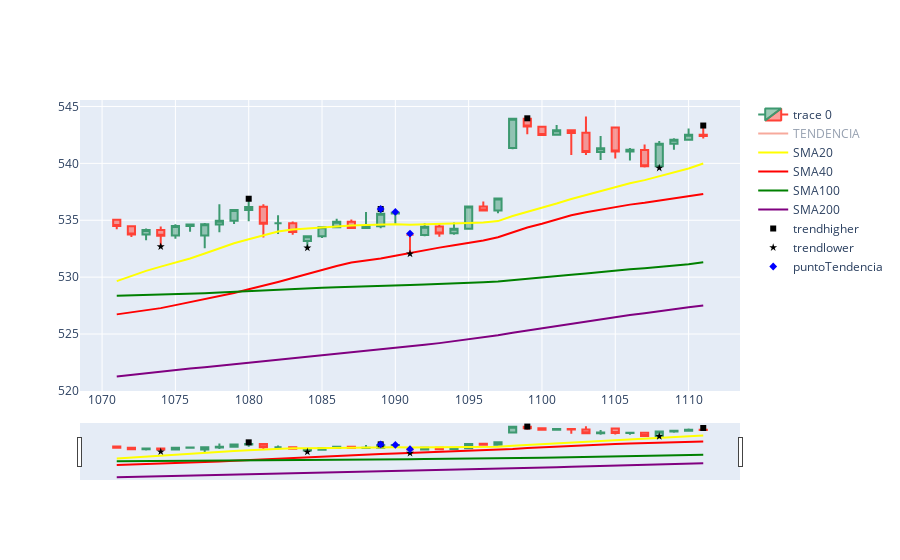

Notebook source saved alongside this figure:
### Code cell
id_caso=27
symbol='SPY'

dfpl = df_h4.query("companyName==@symbol and id_posiblepm40==@id_caso")

fig = go.Figure(data=[go.Candlestick(x=dfpl.index,
                open=dfpl['open'],
                high=dfpl['high'],
                low=dfpl['low'],
                close=dfpl['close'])])

#company = df_casos['companyName'][i]
#tupla = dfpl[dfpl["ind_posicion"]==0]
tupla = dfpl.query("ind_posicion==0")
candle = tupla.index[0]
backcandles = 20
window = 0

sl_highs, interc_highs,  r_sq_h = collect_channel2(candle, backcandles, window, id_caso)
x = np.array(range(candle-backcandles-window, candle+5))
fig.add_trace(go.Scatter(x=x, y=sl_highs*x + interc_highs, mode='lines', name='TENDENCIA'))
fig.add_trace(go.Scatter(x=dfpl.index, y=dfpl["SMA20"], mode='lines', name='SMA20', line=dict(color="Yellow")))
fig.add_trace(go.Scatter(x=dfpl.index, y=dfpl["SMA40"], mode='lines', name='SMA40', line=dict(color="Red")))
fig.add_trace(go.Scatter(x=dfpl.index, y=dfpl["SMA100"], mode='lines', name='SMA100', line=dict(color="green")))
fig.add_trace(go.Scatter(x=dfpl.index, y=dfpl["SMA200"], mode='lines', name='SMA200', line=dict(color="purple")))
fig.add_trace(go.Scatter(x=dfpl.index, y=dfpl["trendhigher"], mode='markers', name='trendhigher', line=dict(color="black"), marker_symbol="square"))
fig.add_trace(go.Scatter(x=dfpl.index, y=dfpl["trendlower"], mode='markers', name='trendlower', line=dict(color="black"), marker_symbol="star" ))
fig.add_trace(go.Scatter(x=dfpl.index, y=dfpl["ind_high"], mode='markers', name='puntoTendencia', line=dict(color="blue"), marker_symbol="diamond" ))
#fig.add_trace(go.Scatter(df_h3.query("companyName=='AAPL' and id_posiblepm40==1")['datetime'], df_h3.query("companyName=='AAPL' and id_posiblepm40==1")['close_max'], color='red', label = 'Cambio tendencia bajista')
#fig = px.scatter(df, x="sepal_width", y="sepal_length", color="species")
#plt.plot(df_d2.query("companyName=='AAPL'")['date'], df_d2.query("companyName=='AAPL'")['SMA100'], color='red', label = 'SMA100')
#plt.plot(df_d2.query("companyName=='AAPL'")['date'], df_d2.query("companyName=='AAPL'")['SMA200'], color='green', label = 'SMA200')
fig.show()

### Figure 1 — Plotly figure (JSON) as saved in the notebook; plotly's stock layout.template omitted (floating-point values rounded to 4 significant figures)
{"data": [{"close": [534.5, 533.7, 534.1, 533.6, 534.5, 534.6, 534.6, 535.0, 535.9, 536.2, 534.7, 534.7, 534.0, 533.6, 534.4, 534.9, 534.3, 534.5, 535.6, 535.7, 533.7, 534.4, 533.8, 534.2, 536.2, 535.9, 536.9, 543.9, 543.2, 542.5, 542.9, 542.7, 541.0, 541.3, 541.0, 541.2, 539.8, 541.7, 542.1, 542.5, 542.4], "high": [535.0, 534.5, 534.3, 534.5, 534.6, 534.7, 534.8, 536.4, 535.9, 536.9, 536.4, 535.4, 534.9, 533.6, 534.4, 535.1, 535.1, 535.7, 536.0, 535.7, 533.8, 534.7, 534.8, 534.8, 536.2, 536.6, 537.0, 543.9, 544.0, 543.3, 543.4, 542.9, 544.1, 542.4, 543.2, 541.3, 541.7, 542.0, 542.2, 543.1, 543.3], "low": [534.2, 533.5, 533.2, 532.7, 533.4, 534.0, 532.5, 534.0, 534.7, 534.9, 533.5, 533.8, 533.7, 532.6, 533.4, 534.3, 534.3, 534.2, 534.3, 534.7, 532.0, 533.6, 533.5, 533.7, 534.2, 535.8, 535.6, 541.2, 542.6, 542.5, 542.4, 540.7, 540.7, 540.3, 540.4, 540.2, 539.6, 539.6, 541.2, 542.0, 542.2], "open": [535.0, 534.5, 533.7, 534.1, 533.7, 534.5, 533.7, 534.6, 535.0, 535.9, 536.2, 534.7, 534.7, 533.2, 533.6, 534.4, 534.9, 534.3, 534.5, 535.6, 533.7, 533.7, 534.5, 533.9, 534.2, 536.2, 535.9, 541.4, 543.9, 543.2, 542.5, 542.9, 542.7, 541, 543.2, 541.0, 541.2, 539.8, 541.7, 542.1, 542.5], "type": "candlestick", "x": [1071, 1072, 1073, 1074, 1075, 1076, 1077, 1078, 1079, 1080, 1081, 1082, 1083, 1084, 1085, 1086, 1087, 1088, 1089, 1090, 1091, 1092, 1093, 1094, 1095, 1096, 1097, 1098, 1099, 1100, 1101, 1102, 1103, 1104, 1105, 1106, 1107, 1108, 1109, 1110, 1111]}, {"mode": "lines", "name": "TENDENCIA", "type": "scatter", "visible": "legendonly", "x": [1071, 1072, 1073, 1074, 1075, 1076, 1077, 1078, 1079, 1080, 1081, 1082, 1083, 1084, 1085, 1086, 1087, 1088, 1089, 1090, 1091, 1092, 1093, 1094, 1095], "y": [555.7, 554.7, 553.6, 552.5, 551.4, 550.3, 549.3, 548.2, 547.1, 546.0, 544.9, 543.8, 542.8, 541.7, 540.6, 539.5, 538.4, 537.3, 536.3, 535.2, 534.1, 533.0, 531.9, 530.9, 529.8]}, {"line": {"color": "Yellow"}, "mode": "lines", "name": "SMA20", "type": "scatter", "x": [1071, 1072, 1073, 1074, 1075, 1076, 1077, 1078, 1079, 1080, 1081, 1082, 1083, 1084, 1085, 1086, 1087, 1088, 1089, 1090, 1091, 1092, 1093, 1094, 1095, 1096, 1097, 1098, 1099, 1100, 1101, 1102, 1103, 1104, 1105, 1106, 1107, 1108, 1109, 1110, 1111], "y": [529.6, 530.1, 530.6, 530.9, 531.3, 531.6, 532.1, 532.5, 533.0, 533.3, 533.7, 534.0, 534.2, 534.3, 534.4, 534.5, 534.5, 534.6, 534.6, 534.7, 534.6, 534.6, 534.6, 534.7, 534.8, 534.8, 534.9, 535.4, 535.7, 536.1, 536.5, 536.9, 537.2, 537.6, 537.9, 538.3, 538.5, 538.9, 539.2, 539.6, 540.0]}, {"line": {"color": "Red"}, "mode": "lines", "name": "SMA40", "type": "scatter", "x": [1071, 1072, 1073, 1074, 1075, 1076, 1077, 1078, 1079, 1080, 1081, 1082, 1083, 1084, 1085, 1086, 1087, 1088, 1089, 1090, 1091, 1092, 1093, 1094, 1095, 1096, 1097, 1098, 1099, 1100, 1101, 1102, 1103, 1104, 1105, 1106, 1107, 1108, 1109, 1110, 1111], "y": [526.7, 526.9, 527.1, 527.3, 527.5, 527.8, 528.1, 528.3, 528.6, 528.9, 529.2, 529.6, 529.9, 530.3, 530.6, 531.0, 531.3, 531.5, 531.6, 531.9, 532.1, 532.4, 532.6, 532.8, 533.0, 533.2, 533.5, 534.0, 534.4, 534.7, 535.1, 535.4, 535.7, 535.9, 536.2, 536.4, 536.5, 536.7, 536.9, 537.1, 537.3]}, {"line": {"color": "green"}, "mode": "lines", "name": "SMA100", "type": "scatter", "x": [1071, 1072, 1073, 1074, 1075, 1076, 1077, 1078, 1079, 1080, 1081, 1082, 1083, 1084, 1085, 1086, 1087, 1088, 1089, 1090, 1091, 1092, 1093, 1094, 1095, 1096, 1097, 1098, 1099, 1100, 1101, 1102, 1103, 1104, 1105, 1106, 1107, 1108, 1109, 1110, 1111], "y": [528.4, 528.4, 528.4, 528.4, 528.5, 528.5, 528.6, 528.7, 528.7, 528.8, 528.9, 528.9, 529.0, 529.0, 529.1, 529.1, 529.1, 529.2, 529.2, 529.3, 529.3, 529.4, 529.4, 529.4, 529.5, 529.6, 529.6, 529.7, 529.9, 530.0, 530.1, 530.2, 530.3, 530.5, 530.6, 530.7, 530.8, 530.9, 531.0, 531.1, 531.3]}, {"line": {"color": "purple"}, "mode": "lines", "name": "SMA200", "type": "scatter", "x": [1071, 1072, 1073, 1074, 1075, 1076, 1077, 1078, 1079, 1080, 1081, 1082, 1083, 1084, 1085, 1086, 1087, 1088, 1089, 1090, 1091, 1092, 1093, 1094, 1095, 1096, 1097, 1098, 1099, 1100, 1101, 1102, 1103, 1104, 1105, 1106, 1107, 1108, 1109, 1110, 1111], "y": [521.3, 521.4, 521.6, 521.7, 521.8, 522.0, 522.1, 522.2, 522.3, 522.5, 522.6, 522.7, 522.9, 523.0, 523.1, 523.2, 523.3, 523.5, 523.6, 523.8, 523.9, 524.1, 524.2, 524.4, 524.5, 524.7, 524.9, 525.1, 525.3, 525.5, 525.7, 525.9, 526.1, 526.3, 526.5, 526.7, 526.8, 527.0, 527.2, 527.3, 527.5]}, {"line": {"color": "black"}, "marker": {"symbol": "square"}, "mode": "markers", "name": "trendhigher", "type": "scatter", "x": [1071, 1072, 1073, 1074, 1075, 1076, 1077, 1078, 1079, 1080, 1081, 1082, 1083, 1084, 1085, 1086, 1087, 1088, 1089, 1090, 1091, 1092, 1093, 1094, 1095, 1096, 1097, 1098, 1099, 1100, 1101, 1102, 1103, 1104, 1105, 1106, 1107, 1108, 1109, 1110, 1111], "y": [null, null, null, null, null, null, null, null, null, 536.9, null, null, null, null, null, null, null, null, 536.0, null, null, null, null, null, null, null, null, null, 544.0, null, null, null, null, null, null, null, null, null, null, null, 543.3]}, {"line": {"color": "black"}, "marker": {"symbol": "star"}, "mode": "markers", "name": "trendlower", "type": "scatter", "x": [1071, 1072, 1073, 1074, 1075, 1076, 1077, 1078, 1079, 1080, 1081, 1082, 1083, 1084, 1085, 1086, 1087, 1088, 1089, 1090, 1091, 1092, 1093, 1094, 1095, 1096, 1097, 1098, 1099, 1100, 1101, 1102, 1103, 1104, 1105, 1106, 1107, 1108, 1109, 1110, 1111], "y": [null, null, null, 532.7, null, null, null, null, null, null, null, null, null, 532.6, null, null, null, null, null, null, 532.0, null, null, null, null, null, null, null, null, null, null, null, null, null, null, null, null, 539.6, null, null, null]}, {"line": {"color": "blue"}, "marker": {"symbol": "diamond"}, "mode": "markers", "name": "puntoTendencia", "type": "scatter", "x": [1071, 1072, 1073, 1074, 1075, 1076, 1077, 1078, 1079, 1080, 1081, 1082, 1083, 1084, 1085, 1086, 1087, 1088, 1089, 1090, 1091, 1092, 1093, 1094, 1095, 1096, 1097, 1098, 1099, 1100, 1101, 1102, 1103, 1104, 1105, 1106, 1107, 1108, 1109, 1110, 1111], "y": [null, null, null, null, null, null, null, null, null, null, null, null, null, null, null, null, null, null, 536.0, 535.7, 533.8, null, null, null, null, null, null, null, null, null, null, null, null, null, null, null, null, null, null, null, null]}], "layout": {"autosize": true, "xaxis": {"autorange": true, "range": [1069.0, 1113.0], "rangeslider": {"autorange": true, "range": [1069.0, 1113.0], "yaxis": {"_template": null, "rangemode": "match"}}, "type": "linear"}, "yaxis": {"autorange": true, "range": [520.0, 546.1], "type": "linear"}}}
